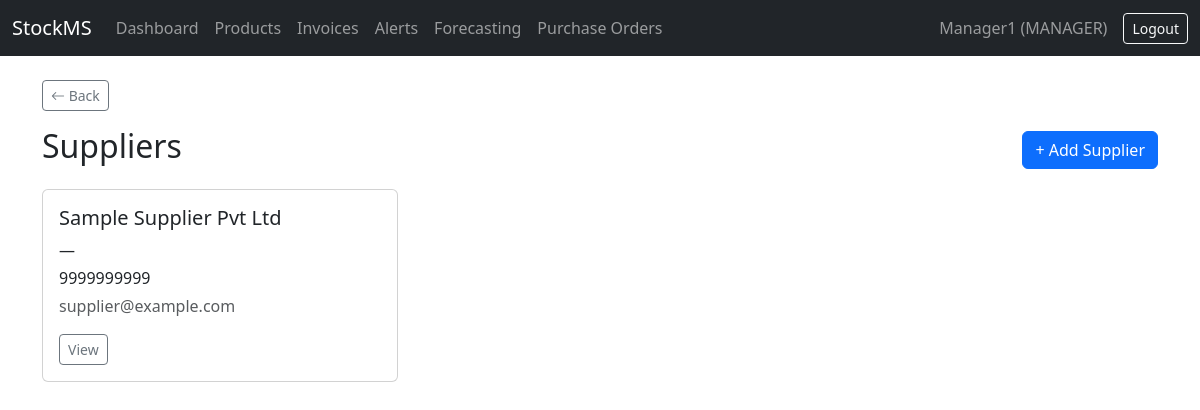
The page /products/suppliers/ (signed in) on the database its author committed.
### accounts/models.py (models this page shows, shortened)
class User(AbstractUser):
    class Role(models.TextChoices):
        ADMIN = 'ADMIN', 'Admin'
        MANAGER = 'MANAGER', 'Manager'
        STAFF = 'STAFF', 'Staff'
    role = models.CharField(
        max_length=10,
        choices=Role.choices,
        default=Role.STAFF,
    )

### inventory/models.py (models this page shows, shortened)
class Supplier(models.Model):
    name = models.CharField(max_length=200)
    contact_person = models.CharField(max_length=100, blank=True)
    phone = models.CharField(max_length=20, blank=True)
    email = models.EmailField(blank=True)
    address = models.TextField(blank=True)
    gst_number = models.CharField(max_length=20, blank=True)

### inventory/views.py (the view)
# urls.py: path('suppliers/', views.supplier_list, name='supplier_list'),
@login_required
def supplier_list(request):
    suppliers = Supplier.objects.all()
    return render(request, 'inventory/supplier_list.html', {'suppliers': suppliers})

### inventory/templates/inventory/supplier_list.html (shortened to what this page needs)
{% extends 'base.html' %}
{% block content %}
<div class="d-flex justify-content-between align-items-center mb-3">
    <h2>Suppliers</h2>
    {% if user.role == 'ADMIN' or user.role == 'MANAGER' %}
        <a href="{% url 'supplier_create' %}" class="btn btn-primary">+ Add Supplier</a>
    {% endif %}
</div>
<div class="row">
    {% for supplier in suppliers %}
    <div class="col-md-4 mb-3">
        <div class="card h-100">
            <div class="card-body">
                <h5 class="card-title">{{ supplier.name }}</h5>
                <p class="card-text mb-1">{{ supplier.contact_person|default:"—" }}</p>
                <p class="card-text mb-1">{{ supplier.phone }}</p>
                <p class="card-text text-muted">{{ supplier.email }}</p>
                <a href="{% url 'supplier_detail' supplier.pk %}" class="btn btn-sm btn-outline-secondary">View</a>
            </div>
        </div>
    </div>
    {% empty %}
    <p class="text-muted">No suppliers yet.</p>
    {% endfor %}
</div>
{% endblock %}

### templates/base.html (shortened to what this page needs)
{% load static %}
<!DOCTYPE html>
<html lang="en">
<head>
    <link href="https://cdn.jsdelivr.net/npm/bootstrap@5.3.3/dist/css/bootstrap.min.css" rel="stylesheet">
    <link href="https://cdn.jsdelivr.net/npm/bootstrap-icons@1.11.3/font/bootstrap-icons.css" rel="stylesheet">
</head>
<body>
    <nav class="navbar navbar-expand-lg navbar-dark bg-dark">
        <div class="container-fluid">
            <a class="navbar-brand" href="{% url 'dashboard' %}">StockMS</a>
            <div class="collapse navbar-collapse">
                <ul class="navbar-nav me-auto">
                    <li class="nav-item"><a class="nav-link" href="{% url 'dashboard' %}">Dashboard</a></li>
                    <li class="nav-item"><a class="nav-link" href="{% url 'product_list' %}">Products</a></li>
                    <li class="nav-item"><a class="nav-link" href="{% url 'invoice_list' %}">Invoices</a></li>
                    <li class="nav-item"><a class="nav-link" href="{% url 'alert_list' %}">Alerts</a></li>
                    <li class="nav-item"><a class="nav-link" href="{% url 'forecast_page' %}">Forecasting</a></li>
                    {% if user.role == 'ADMIN' or user.role == 'MANAGER' %}
                        <li class="nav-item"><a class="nav-link" href="{% url 'purchase_order_list' %}">Purchase Orders</a></li>
                    {% endif %}
                </ul>
                {% if user.is_authenticated %}
                <span class="navbar-text me-3">{{ user.username }} ({{ user.role }})</span>
<form method="post" action="{% url 'logout' %}" class="d-inline">
    <button type="submit" class="btn btn-outline-light btn-sm">Logout</button>
</form>                {% endif %}
            </div>
        </div>
    </nav>
    <div class="container mt-4">
    <a href="javascript:history.back()" class="btn btn-sm btn-outline-secondary mb-3">
        <i class="bi bi-arrow-left"></i> Back
    </a>
        {% block content %}
        {% endblock %}
    </div>
</body>
</html>

### rows shown on the page
User: username "Manager1", role "MANAGER"
Supplier: name "Sample Supplier Pvt Ltd", contact_person "—", phone "9999999999", email "supplier@example.com"
